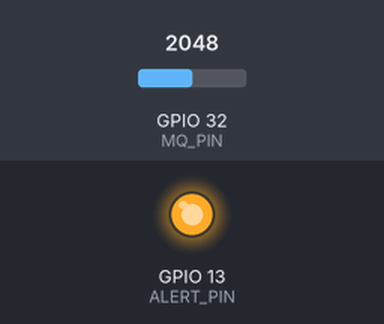
Bench run of a sketch on a simulated ESP32. On the bench: output pins drawn as LEDs (lit = HIGH). Inputs (shaded band) come from the test bench; at power-on: GPIO 32 (MQ_PIN) = 2048. What the sketch prints to the serial monitor is not drawn.

Above: at 1.8 s.
1.9 s: GPIO 32 (MQ_PIN) set to 1446
3.4 s: GPIO 32 (MQ_PIN) set to 1358
At 5.1 s:
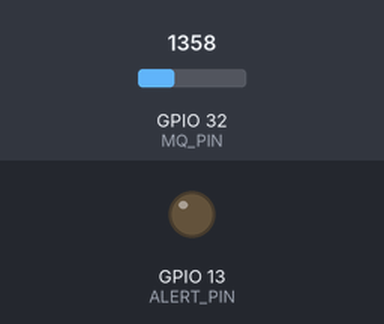
5.5 s: GPIO 32 (MQ_PIN) set to 1440
At 6.6 s:
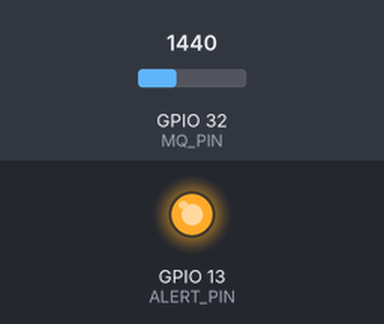
7.5 s: GPIO 32 (MQ_PIN) set to 1360
At 9.3 s:
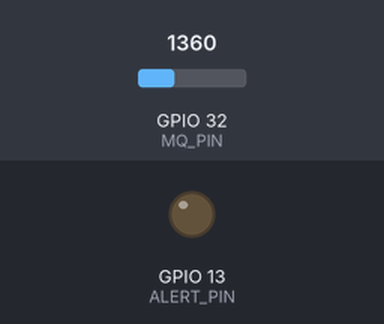
Timing chart, 0 to 10.5 s (numbered marks = the images above; inputs shaded):
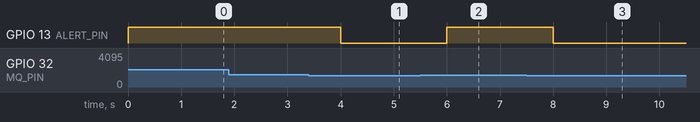

The sketch:

18_gas_sensor.ino
```cpp
#define MQ_PIN 32
#define ALERT_PIN 13

void setup() {
  Serial.begin(115200);
  pinMode(ALERT_PIN, OUTPUT);
}

void loop() {
  int gasLevel = analogRead(MQ_PIN);
  Serial.print("Gas Level: ");
  Serial.println(gasLevel);

  if (gasLevel > 1400) {
    digitalWrite(ALERT_PIN, HIGH);
    Serial.println("⚠️ High Gas Level Detected! ⚠️");
  } else {
    digitalWrite(ALERT_PIN, LOW);
  }

  delay(1000);
}
```

Measured:
- the behaviour switches between 1401 and 1400 on GPIO 32 (MQ_PIN) (found by bisection; images 0 and 1)
- after the input at 1.9 s, every drawn part: stays the same
- after the input at 3.4 s, GPIO 13 (ALERT_PIN): HIGH → LOW after 0.60 s
- after the input at 5.5 s, GPIO 13 (ALERT_PIN): LOW → HIGH after 0.50 s
- after the input at 7.5 s, GPIO 13 (ALERT_PIN): HIGH → LOW after 0.50 s
